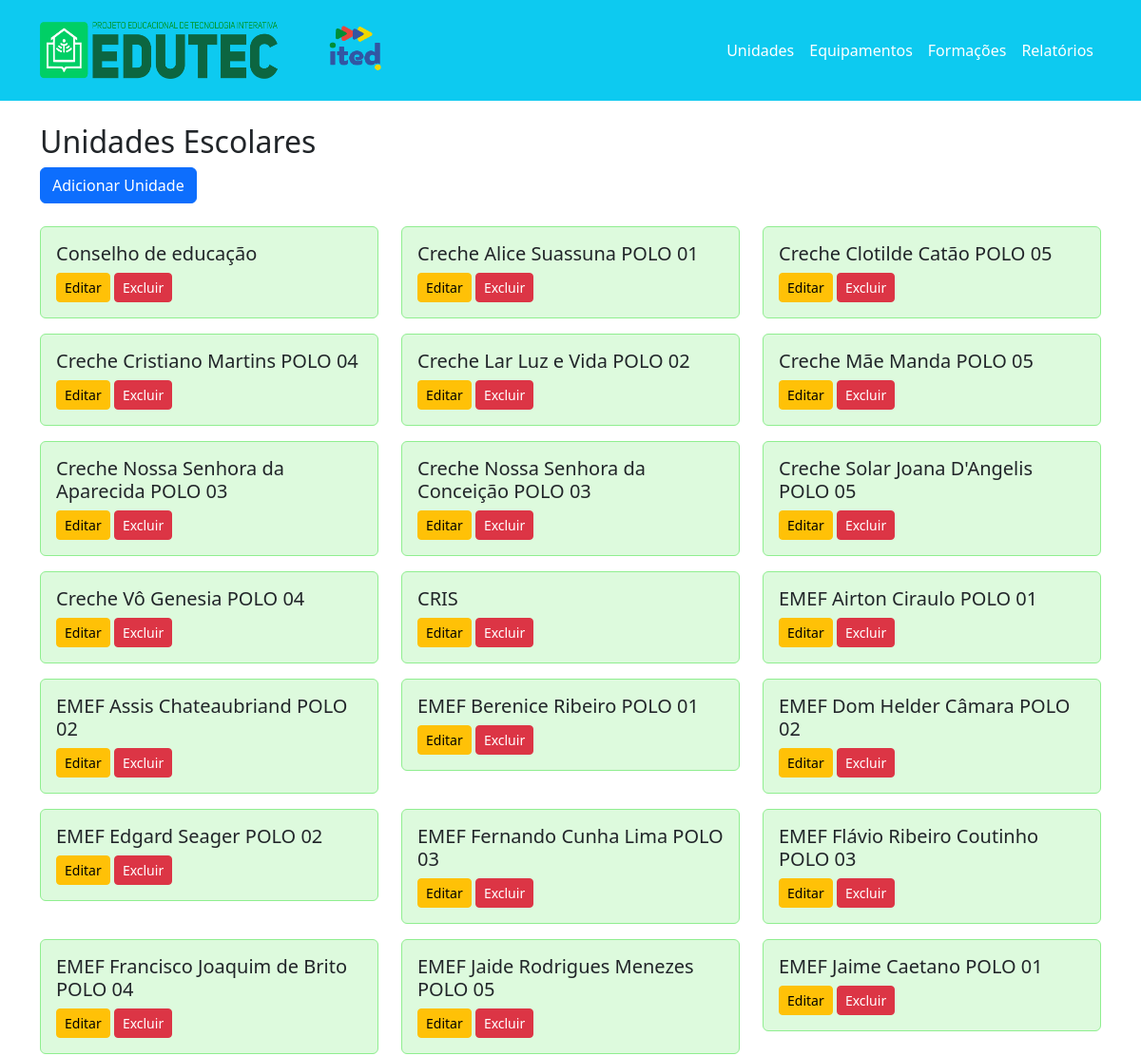
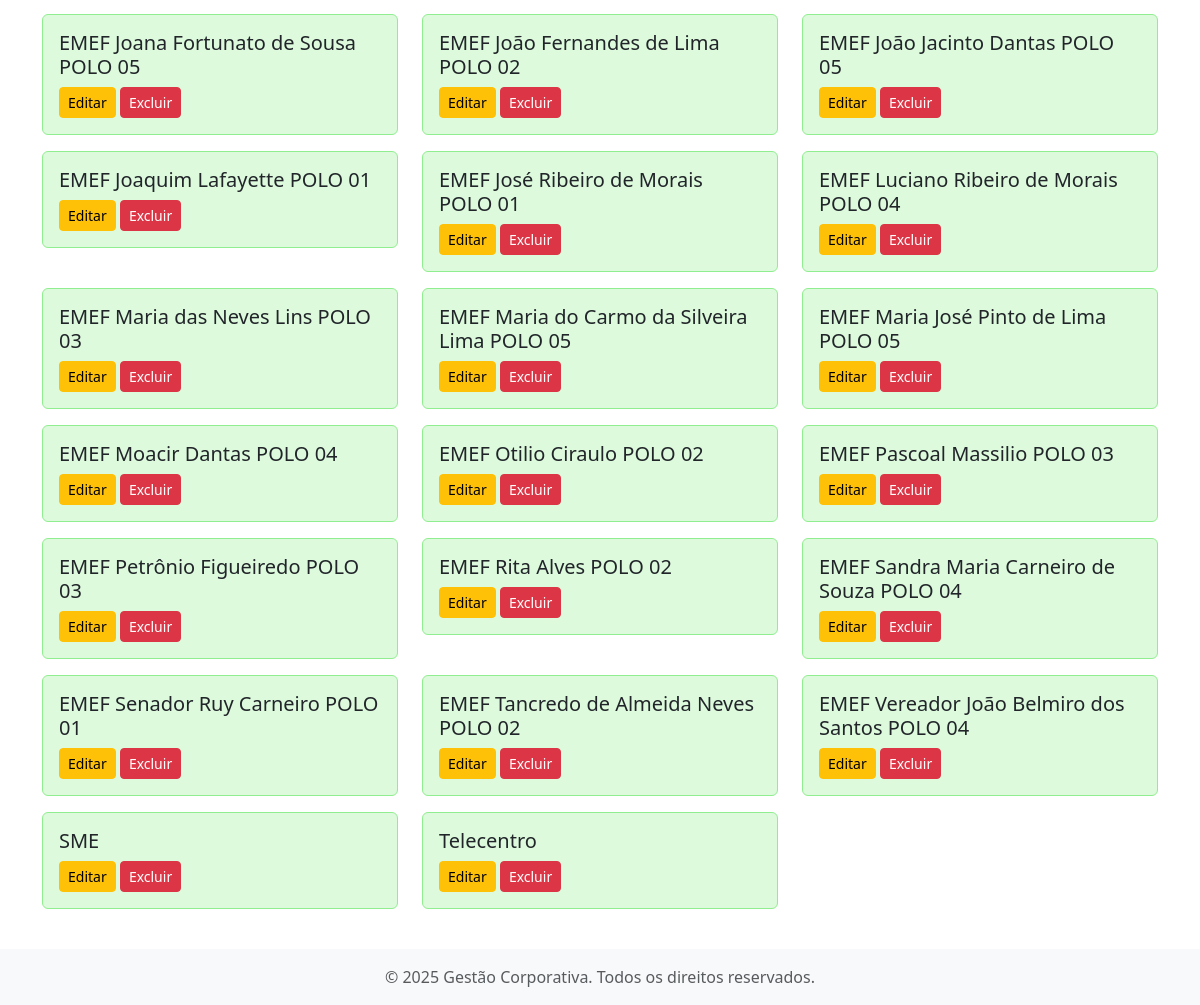
Screenshot of /unidades.php with the database file from the repository (2 pictures, top to bottom).
### tables this page shows
CREATE TABLE `unidade_escolar` (
  `id_unidade` int NOT NULL,
  `nome_escola` varchar(255) DEFAULT NULL,
  `habilita` tinyint(1) NOT NULL DEFAULT '0' COMMENT 'Indica se a unidade tem Sala Google (0 = Não, 1 = Sim)',
  `outros` tinyint(1) DEFAULT '0',
  `independentes` tinyint(1) DEFAULT NULL,
  `portatil` tinyint(1) DEFAULT NULL,
  `lcd` tinyint(1) NOT NULL
);

### unidades.php (the view, shortened to what this page needs)
<?php
include 'header.php';
include 'conexao.php';
?>
<div class="container mt-4">
    <h2>Unidades Escolares</h2>
    <a href="adicionar_unidade.php" class="btn btn-primary mb-4">Adicionar Unidade</a>
    <div class="row">
        <?php
        $sql = "SELECT id_unidade, nome_escola FROM Unidade_Escolar ORDER BY nome_escola ASC;
";
        $result = $conn->query($sql);
        if ($result->num_rows > 0) {
            while ($row = $result->fetch_assoc()) {
                echo '<div class="col-md-4 mb-3">';
                echo '<div class="card" style="background-color: rgba(144, 238, 144, 0.3); border: 1px solid #90ee90;">';
                echo '<div class="card-body">';
                echo '<h5 class="card-title">' . $row['nome_escola'] . '</h5>';
                echo '<div>';
                echo '<a href="editar_unidade.php?id=' . $row['id_unidade'] . '" class="btn btn-warning btn-sm">Editar</a> ';
                echo '<a href="excluir_unidade.php?id=' . $row['id_unidade'] . '" class="btn btn-danger btn-sm" onclick="return confirm(\'Tem certeza que deseja excluir?\')">Excluir</a>';
                echo '</div>';
                echo '</div>';
                echo '</div>';
                echo '</div>';
            }
        } else {
            echo '<div class="col-12"><p>Nenhuma unidade escolar encontrada.</p></div>';
        }
        ?>
    </div>
</div>
<?php include 'footer.php'; ?>

### rows the page displays
unidade_escolar: nome_escola "Conselho de educação"
unidade_escolar: nome_escola "Creche Alice Suassuna POLO 01"
unidade_escolar: nome_escola "Creche Clotilde Catão POLO 05"
unidade_escolar: nome_escola "Creche Cristiano Martins POLO 04"
unidade_escolar: nome_escola "Creche Lar Luz e Vida POLO 02"
unidade_escolar: nome_escola "Creche Mãe Manda POLO 05"
unidade_escolar: nome_escola "Creche Nossa Senhora da Aparecida POLO 03"
unidade_escolar: nome_escola "Creche Nossa Senhora da Conceição POLO 03"
unidade_escolar: nome_escola "Creche Solar Joana D'Angelis POLO 05"
unidade_escolar: nome_escola "Creche Vô Genesia POLO 04"
unidade_escolar: nome_escola "CRIS"
unidade_escolar: nome_escola "EMEF Airton Ciraulo POLO 01"
unidade_escolar: nome_escola "EMEF Assis Chateaubriand POLO 02"
unidade_escolar: nome_escola "EMEF Berenice Ribeiro POLO 01"
unidade_escolar: nome_escola "EMEF Dom Helder Câmara POLO 02"
unidade_escolar: nome_escola "EMEF Edgard Seager POLO 02"
unidade_escolar: nome_escola "EMEF Fernando Cunha Lima POLO 03"
unidade_escolar: nome_escola "EMEF Flávio Ribeiro Coutinho POLO 03"
unidade_escolar: nome_escola "EMEF Francisco Joaquim de Brito POLO 04"
unidade_escolar: nome_escola "EMEF Jaide Rodrigues Menezes POLO 05"
unidade_escolar: nome_escola "EMEF Jaime Caetano POLO 01"
unidade_escolar: nome_escola "EMEF Joana Fortunato de Sousa POLO 05"
unidade_escolar: nome_escola "EMEF João Fernandes de Lima POLO 02"
unidade_escolar: nome_escola "EMEF João Jacinto Dantas POLO 05"
unidade_escolar: nome_escola "EMEF Joaquim Lafayette POLO 01"
unidade_escolar: nome_escola "EMEF José Ribeiro de Morais POLO 01"
unidade_escolar: nome_escola "EMEF Luciano Ribeiro de Morais POLO 04"
unidade_escolar: nome_escola "EMEF Maria das Neves Lins POLO 03"
unidade_escolar: nome_escola "EMEF Maria do Carmo da Silveira Lima POLO 05"
unidade_escolar: nome_escola "EMEF Maria José Pinto de Lima POLO 05"
unidade_escolar: nome_escola "EMEF Moacir Dantas POLO 04"
unidade_escolar: nome_escola "EMEF Otilio Ciraulo POLO 02"
unidade_escolar: nome_escola "EMEF Pascoal Massilio POLO 03"
unidade_escolar: nome_escola "EMEF Petrônio Figueiredo POLO 03"
unidade_escolar: nome_escola "EMEF Rita Alves POLO 02"
unidade_escolar: nome_escola "EMEF Sandra Maria Carneiro de Souza POLO 04"
unidade_escolar: nome_escola "EMEF Senador Ruy Carneiro POLO 01"
unidade_escolar: nome_escola "EMEF Tancredo de Almeida Neves POLO 02"
unidade_escolar: nome_escola "EMEF Vereador João Belmiro dos Santos POLO 04"
unidade_escolar: nome_escola "SME"
unidade_escolar: nome_escola "Telecentro"
